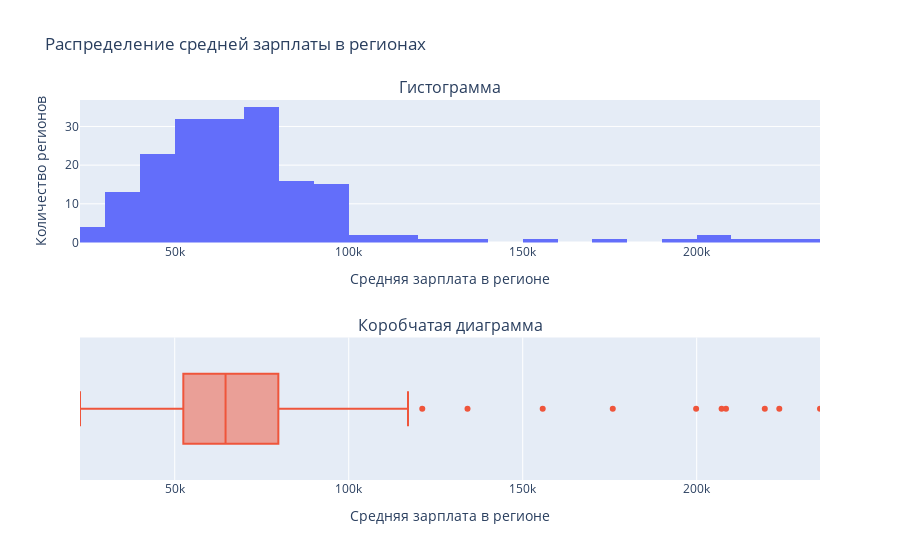

The notebook cell this image was saved under:
### Markdown cell above
Построим график и посмотрим метрики распределения.

### Code cell
show_distribution(
    df = df_salary_at_areas,
    distribution_title = 'Распределение средней зарплаты в регионах',    
    x_title = 'Средняя зарплата в регионе',
    y_title = 'Количество регионов',
    column_name = 'salary_avg',
    file_name = '04_salary_at_areas'
)

### Figure 1 — Plotly figure (JSON) as saved in the notebook; plotly's stock layout.template omitted (floating-point values rounded to 4 significant figures; data arrays with more than 128 entries replaced by an {"elided": "..."} marker saying what was removed)
{"data": [{"type": "histogram", "x": {"elided": "184 int values"}, "xaxis": "x", "yaxis": "y"}, {"name": "", "type": "box", "x": {"elided": "184 int values"}, "xaxis": "x2", "yaxis": "y2"}], "layout": {"annotations": [{"font": {"size": 16}, "showarrow": false, "text": "Гистограмма", "x": 0.5, "xanchor": "center", "xref": "paper", "y": 1, "yanchor": "bottom", "yref": "paper"}, {"font": {"size": 16}, "showarrow": false, "text": "Коробчатая диаграмма", "x": 0.5, "xanchor": "center", "xref": "paper", "y": 0.375, "yanchor": "bottom", "yref": "paper"}], "showlegend": false, "title": {"text": "Распределение средней зарплаты в регионах"}, "xaxis": {"anchor": "y", "domain": [0, 1], "range": [22776, 235435], "title": {"text": "Средняя зарплата в регионе"}}, "xaxis2": {"anchor": "y2", "domain": [0, 1], "range": [22776, 235435], "title": {"text": "Средняя зарплата в регионе"}}, "yaxis": {"anchor": "x", "domain": [0.625, 1], "title": {"text": "Количество регионов"}}, "yaxis2": {"anchor": "x2", "domain": [0, 0.375]}}}
